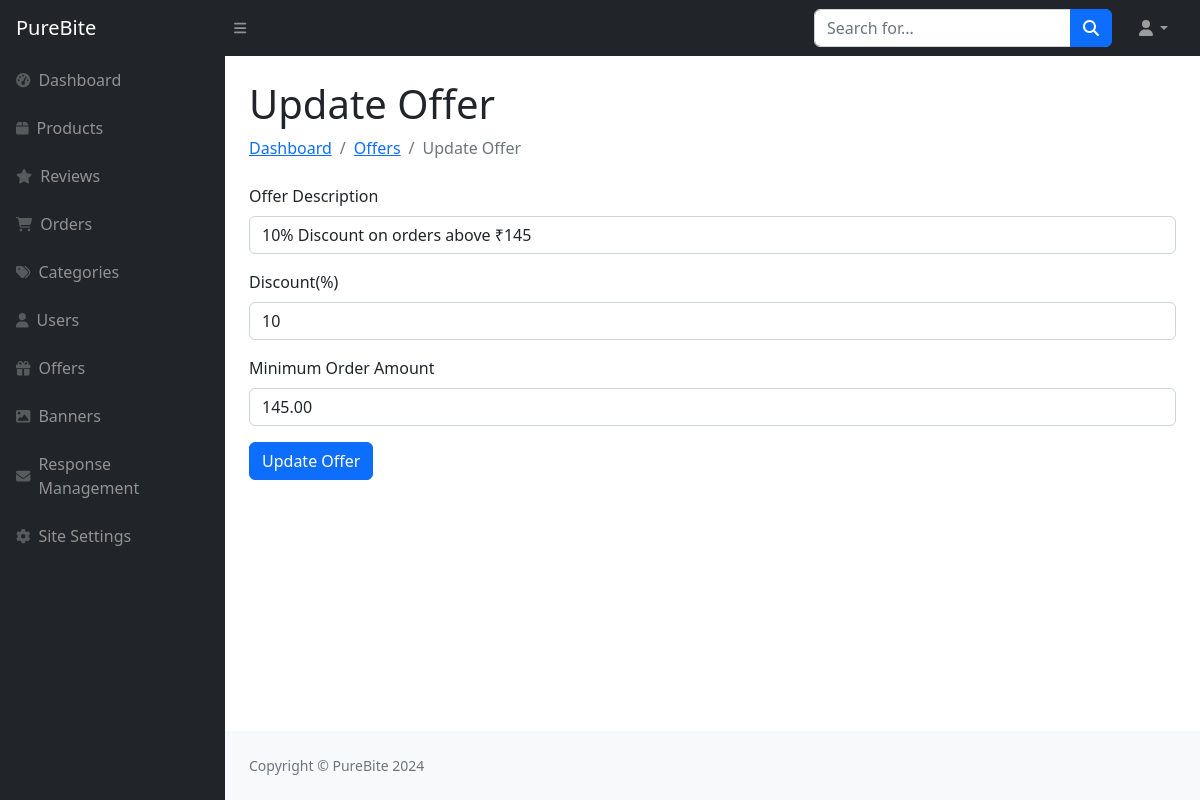
Page /Admin/update-offer.php?offer_id=2 on the committed database.
### tables this page shows
CREATE TABLE `offer_details_tbl` (
  `Offer_Id` int(11) NOT NULL,
  `Offer_Code` varchar(20) NOT NULL,
  `Offer_Description` text DEFAULT NULL,
  `Discount` int(11) DEFAULT NULL,
  `Max_Discount` float NOT NULL,
  `Minimum_Order` decimal(7,2) DEFAULT NULL,
  `offer_type` int(11) DEFAULT 1,
  `active_status` int(11) DEFAULT 1,
  `Start_Date` datetime DEFAULT NULL,
  `End_Date` datetime DEFAULT NULL
);

### Admin/update-offer.php (the view, shortened to what this page needs)
<?php include("sidebar.php"); ?>
<?php
    $query = "SELECT `Offer_Id`, `Offer_Description`, `Discount`, `Minimum_Order`, `offer_type` FROM `offer_details_tbl` where Offer_Id=".$_GET["offer_id"];
    $result = mysqli_query($con,$query);
    $offer = mysqli_fetch_assoc($result);
?>
<div id="layoutSidenav_content">
    <main>
        <div class="container-fluid px-4">
            <h1 class="mt-4">Update Offer</h1>
            <ol class="breadcrumb mb-4">
                <li class="breadcrumb-item"><a href="index.php">Dashboard</a></li>
                <li class="breadcrumb-item"><a href="offers.php">Offers</a></li>
                <li class="breadcrumb-item active">Update Offer</li>
            </ol>
            <form action="" method="POST" onsubmit="return validateAddOfferForm()">
                <div class="mb-3">
                    <label for="offerDescription" class="form-label">Offer Description</label>
                    <input type="text" class="form-control" id="offerDescription" name="offer_description" value="<?php echo $offer["Offer_Description"]; ?>">
                </div>
                <div class="mb-3">
                    <label for="discount" class="form-label">Discount(%)</label>
                    <input type="text" class="form-control" id="discount" name="discount" value="<?php echo $offer["Discount"]; ?>">
                </div>
                <div class="mb-3">
                    <label for="minOrder" class="form-label">Minimum Order Amount</label>
                    <input type="text" class="form-control" id="minOrder" name="minimum_order" value="<?php echo $offer["Minimum_Order"]; ?>">
                </div>
                <button type="submit" class="btn btn-primary" name="update-offer">Update Offer</button>
            </form>
        </div>
    </main>
<?php include("footer.php"); ?>

### rows in the picture
offer_details_tbl: offer_description "10% Discount on orders above ₹145", discount "10", minimum_order "145.00"
